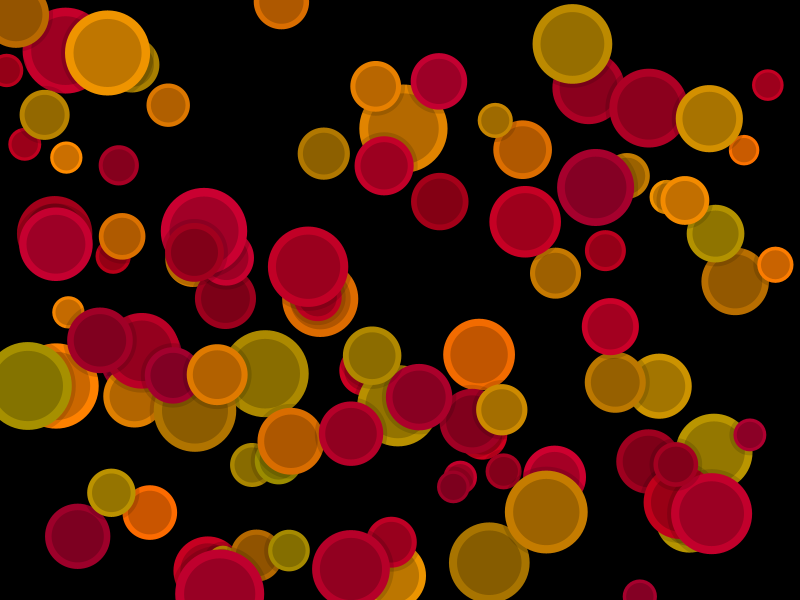
Frame 1 (no input)
Frame 60 (the mouse pressed at the canvas centre just before this capture): identical to frame 1, image omitted
Frame 120 (the mouse held since frame 60 and released just before this capture): identical to frame 1, image omitted

The Processing sketch that drew this single still picture (run headless with seeded random() and noise(); from frame 60 on, the mouse is pressed at the canvas centre):

// Processing sketch: EXQ_7A
// ── EXQ_7A.pde
/////////////////////////////////////////////////////////////////
int count = 100;                              // количество             

class c_circ
{
  float r, x, y;
  color c;
  c_circ()
  {
    r = random(15, 45); x = random(0, width); y = random(0, height);
    c = randomColor();
  }
  void update()
  { 
    circle(x, y, r + 4, color(0, 35));                            // тень
    circle(x, y, r, c); circle(x, y, 0.8 * r, darkColor(c, 0.8)); // круг и круг
  }
}
c_circ[] circ;                                // массив объектов

/////////////////////////////////////////////// обязательные функции
void setup()
{ 
  size(800, 600); smooth(); noStroke(); frameRate(30);
  circ = new c_circ[count];                   // создаём массив
  for (int i = 0; i < count; i++) circ[i] = new c_circ(); // создаём объекты  
}

void draw()
{   
  background(0);
  for (int i = 0; i < count; i++) circ[i].update();
}

/////////////////////////////////////////////// вспомогательные функции
int irandom(int m) { return (int)random(m + 1.0); }
int irandom(int mn, int mx) { return (int)random(mn, mx + 1.0); }

void circle(float x, float y, float r, color c) { fill(c); ellipse(x, y, r * 2, r * 2); }
color darkColor (color c, float d) { return color(red(c) * d, green(c) * d, blue(c) * d); }
color randomColor()
{ if (irandom(1) == 1) return color(irandom(155, 255), irandom(100, 150), 0);
  else return color(irandom(155, 205), 0, irandom(25, 50));
}    
